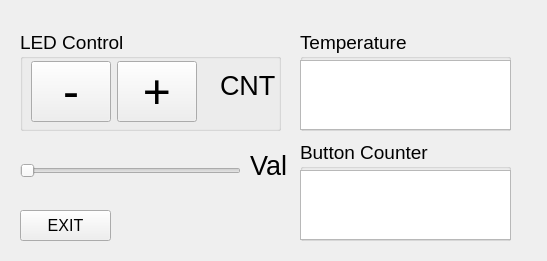
<?xml version="1.0" encoding="UTF-8"?>
<ui version="4.0">
 <class>Form</class>
 <widget class="QWidget" name="Form">
  <property name="geometry">
   <rect>
    <x>0</x>
    <y>0</y>
    <width>547</width>
    <height>261</height>
   </rect>
  </property>
  <property name="font">
   <font>
    <pointsize>28</pointsize>
   </font>
  </property>
  <property name="windowTitle">
   <string>Form</string>
  </property>
  <widget class="QPushButton" name="bExit">
   <property name="geometry">
    <rect>
     <x>20</x>
     <y>210</y>
     <width>91</width>
     <height>31</height>
    </rect>
   </property>
   <property name="font">
    <font>
     <pointsize>12</pointsize>
    </font>
   </property>
   <property name="text">
    <string>EXIT</string>
   </property>
  </widget>
  <widget class="QGroupBox" name="groupBox">
   <property name="geometry">
    <rect>
     <x>20</x>
     <y>30</y>
     <width>261</width>
     <height>101</height>
    </rect>
   </property>
   <property name="font">
    <font>
     <pointsize>14</pointsize>
    </font>
   </property>
   <property name="title">
    <string>LED Control</string>
   </property>
   <widget class="QLabel" name="label">
    <property name="geometry">
     <rect>
      <x>200</x>
      <y>30</y>
      <width>61</width>
      <height>51</height>
     </rect>
    </property>
    <property name="font">
     <font>
      <pointsize>20</pointsize>
     </font>
    </property>
    <property name="layoutDirection">
     <enum>Qt::LeftToRight</enum>
    </property>
    <property name="text">
     <string>CNT</string>
    </property>
   </widget>
   <widget class="QPushButton" name="bMinus">
    <property name="geometry">
     <rect>
      <x>11</x>
      <y>31</y>
      <width>80</width>
      <height>61</height>
     </rect>
    </property>
    <property name="font">
     <font>
      <pointsize>36</pointsize>
     </font>
    </property>
    <property name="text">
     <string>-</string>
    </property>
   </widget>
   <widget class="QPushButton" name="bPlus">
    <property name="geometry">
     <rect>
      <x>97</x>
      <y>31</y>
      <width>80</width>
      <height>61</height>
     </rect>
    </property>
    <property name="font">
     <font>
      <pointsize>36</pointsize>
     </font>
    </property>
    <property name="text">
     <string>+</string>
    </property>
   </widget>
  </widget>
  <widget class="QGroupBox" name="groupBox_2">
   <property name="geometry">
    <rect>
     <x>300</x>
     <y>30</y>
     <width>211</width>
     <height>101</height>
    </rect>
   </property>
   <property name="font">
    <font>
     <pointsize>14</pointsize>
    </font>
   </property>
   <property name="title">
    <string>Temperature</string>
   </property>
   <widget class="QTextEdit" name="textEdit">
    <property name="geometry">
     <rect>
      <x>0</x>
      <y>30</y>
      <width>211</width>
      <height>70</height>
     </rect>
    </property>
   </widget>
  </widget>
  <widget class="QGroupBox" name="groupBox_3">
   <property name="geometry">
    <rect>
     <x>300</x>
     <y>140</y>
     <width>211</width>
     <height>101</height>
    </rect>
   </property>
   <property name="font">
    <font>
     <pointsize>14</pointsize>
    </font>
   </property>
   <property name="title">
    <string>Button Counter</string>
   </property>
   <widget class="QTextEdit" name="textEdit_2">
    <property name="geometry">
     <rect>
      <x>0</x>
      <y>30</y>
      <width>211</width>
      <height>70</height>
     </rect>
    </property>
   </widget>
  </widget>
  <widget class="QSlider" name="horizontalSlider">
   <property name="geometry">
    <rect>
     <x>20</x>
     <y>150</y>
     <width>221</width>
     <height>41</height>
    </rect>
   </property>
   <property name="orientation">
    <enum>Qt::Horizontal</enum>
   </property>
  </widget>
  <widget class="QLabel" name="label_2">
   <property name="geometry">
    <rect>
     <x>250</x>
     <y>150</y>
     <width>41</width>
     <height>31</height>
    </rect>
   </property>
   <property name="font">
    <font>
     <pointsize>20</pointsize>
    </font>
   </property>
   <property name="text">
    <string>Val</string>
   </property>
  </widget>
 </widget>
 <resources/>
 <connections>
  <connection>
   <sender>bExit</sender>
   <signal>clicked()</signal>
   <receiver>Form</receiver>
   <slot>close()</slot>
   <hints>
    <hint type="sourcelabel">
     <x>136</x>
     <y>134</y>
    </hint>
    <hint type="destinationlabel">
     <x>148</x>
     <y>342</y>
    </hint>
   </hints>
  </connection>
 </connections>
</ui>
